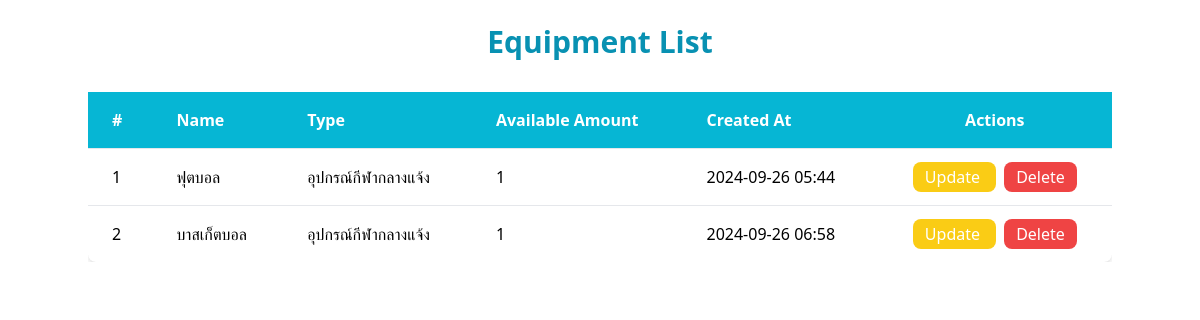
Page /equip/ (signed in) on the earlier database version.
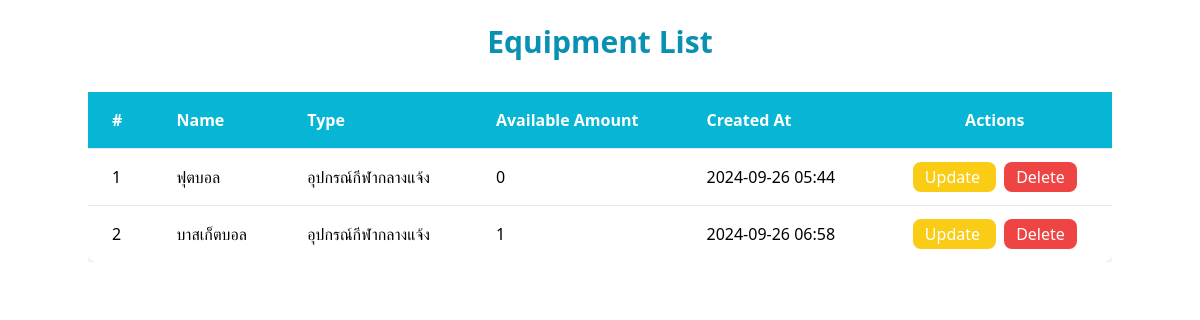
Same page on the later database version.
### base/models.py (models this page shows, shortened)
class Equipment(models.Model):
    name = models.CharField(max_length = 100)
    type = models.CharField(max_length = 50)
    available_amount = models.PositiveIntegerField()
    created_at = models.DateTimeField(auto_now_add= True)
    picture = models.ImageField(upload_to='equipment_pictures/', default='default.jpg')

### management_equipment/views.py (the view)
# urls.py: path('equip/', Viewequipment.as_view(), name='View'),
class Viewequipment(LoginRequiredMixin , UserPassesTestMixin , ListView):
    model  = Equipment
    template_name = 'equipment_list.html'
    context_object_name = 'equipment'
    def test_func(self):
        if not self.request.user.is_superuser:
            raise PermissionDenied
        return True

### management_equipment/templates/equipment_list.html
{% extends "base.html" %}
{% block main %}
<div class="container mx-auto py-6">
    <h1 class="text-3xl font-bold text-center mb-8 text-cyan-600">Equipment List</h1>
    <div class="overflow-x-auto">
        <table class="min-w-full bg-white shadow-md rounded-lg">
            <thead>
                <tr class="bg-cyan-500 text-white">
                    <th class="px-6 py-4 text-left">#</th>
                    <th class="px-6 py-4 text-left">Name</th>
                    <th class="px-6 py-4 text-left">Type</th>
                    <th class="px-6 py-4 text-left">Available Amount</th>
                    <th class="px-6 py-4 text-left">Created At</th>
                    <th class="px-6 py-4 text-center">Actions</th>
                </tr>
            </thead>
            <tbody>
                {% for item in equipment %}
                <tr class="border-t hover:bg-gray-100">
                    <td class="px-6 py-4">{{ forloop.counter }}</td>
                    <td class="px-6 py-4">{{ item.name }}</td>
                    <td class="px-6 py-4">{{ item.type }}</td>
                    <td class="px-6 py-4">{{ item.available_amount }}</td>
                    <td class="px-6 py-4">{{ item.created_at|date:"Y-m-d H:i" }}</td>
                    <td class="px-6 py-4 text-center">
                        <a href="{% url 'Manageq:equipment_update' item.id %}"
                           class="bg-yellow-400 text-white py-1 px-3 rounded-lg hover:bg-yellow-500 transition">
                           Update
                        </a>
                        <a href="{% url 'Manageq:equipment_delete' item.id %}"
                           class="bg-red-500 text-white py-1 px-3 rounded-lg hover:bg-red-600 transition ml-2"
                           onclick="return confirm('Are you sure you want to delete this equipment?');">
                           Delete
                        </a>
                    </td>
                </tr>
                {% empty %}
                <tr>
                    <td colspan="6" class="text-center py-6 text-gray-500">No equipment available</td>
                </tr>
                {% endfor %}
            </tbody>
        </table>
    </div>
</div>
{% endblock %}

Differences in the rows shown:
changed Equipment "ฟุตบอล": available_amount "1" → "0"
